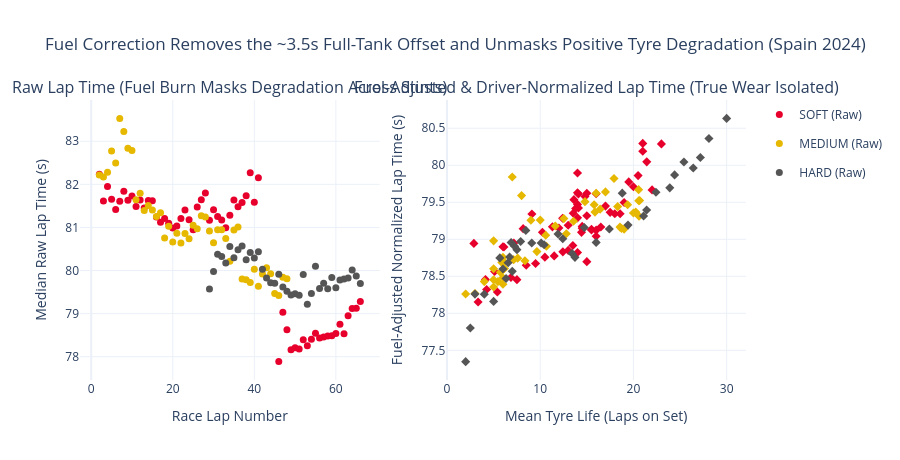

Here is the notebook cell this chart was saved with:
### Code cell
# Compare Raw LapTimeSeconds vs FuelAdjustedLapTime across race progress (Spain 2024 example)
spain_df = clean_df[clean_df["Circuit"] == "Spain"].copy()
spain_lap_medians = (
    spain_df.groupby(["LapNumber", "Compound"], as_index=False)
    .agg(
        RawLapMedian=("LapTimeSeconds", "median"),
        FuelAdjMedian=("CircuitNormalizedLapTime", "median"),
        MeanTyreLife=("TyreLife", "mean"),
    )
)

fig_fuel = make_subplots(
    rows=1,
    cols=2,
    subplot_titles=(
        "Raw Lap Time (Fuel Burn Masks Degradation Across Stints)",
        "Fuel-Adjusted & Driver-Normalized Lap Time (True Wear Isolated)",
    ),
    shared_yaxes=False,
)

for comp in ["SOFT", "MEDIUM", "HARD"]:
    sub = spain_lap_medians[spain_lap_medians["Compound"] == comp]
    fig_fuel.add_trace(
        go.Scatter(
            x=sub["LapNumber"],
            y=sub["RawLapMedian"],
            mode="markers",
            name=f"{comp} (Raw)",
            marker=dict(color=COMPOUND_COLORS[comp], size=7),
            legendgroup=comp,
        ),
        row=1,
        col=1,
    )
    fig_fuel.add_trace(
        go.Scatter(
            x=sub["MeanTyreLife"],
            y=sub["FuelAdjMedian"],
            mode="markers",
            name=f"{comp} (Fuel-Adj)",
            marker=dict(color=COMPOUND_COLORS[comp], size=7, symbol="diamond"),
            legendgroup=comp,
            showlegend=False,
        ),
        row=1,
        col=2,
    )

fig_fuel.update_xaxes(title_text="Race Lap Number", row=1, col=1)
fig_fuel.update_yaxes(title_text="Median Raw Lap Time (s)", row=1, col=1)
fig_fuel.update_xaxes(title_text="Mean Tyre Life (Laps on Set)", row=1, col=2)
fig_fuel.update_yaxes(title_text="Fuel-Adjusted Normalized Lap Time (s)", row=1, col=2)
fig_fuel.update_layout(
    title_text="Fuel Correction Removes the ~3.5s Full-Tank Offset and Unmasks Positive Tyre Degradation (Spain 2024)",
    template="plotly_white",
    height=460,
)
fig_fuel.show()

### Figure 1 — Plotly figure (JSON) as saved in the notebook; plotly's stock layout.template omitted (floating-point values rounded to 4 significant figures)
{"data": [{"legendgroup": "SOFT", "marker": {"color": "#E8002D", "size": 7}, "mode": "markers", "name": "SOFT (Raw)", "type": "scatter", "x": [2, 3, 4, 5, 6, 7, 8, 9, 10, 11, 12, 13, 14, 15, 16, 17, 18, 19, 20, 21, 22, 23, 24, 25, 26, 27, 28, 29, 30, 31, 32, 33, 34, 35, 36, 37, 38, 39, 40, 41, 46, 47, 48, 49, 50, 51, 52, 53, 54, 55, 56, 57, 58, 59, 60, 61, 62, 63, 64, 65, 66], "xaxis": "x", "y": [82.23, 81.62, 81.95, 81.66, 81.41, 81.61, 81.84, 81.63, 81.73, 81.49, 81.64, 81.45, 81.62, 81.62, 81.24, 81.12, 81.21, 81.1, 80.99, 81.03, 81.2, 81.4, 81.18, 80.94, 81.48, 81.64, 81.8, 81.17, 81.41, 81.25, 81.17, 80.99, 81.28, 81.64, 81.48, 81.58, 81.74, 82.27, 81.59, 82.16, 77.89, 79.03, 78.63, 78.16, 78.21, 78.18, 78.4, 78.26, 78.41, 78.55, 78.43, 78.46, 78.48, 78.49, 78.54, 78.75, 78.53, 78.95, 79.12, 79.12, 79.28], "yaxis": "y"}, {"legendgroup": "SOFT", "marker": {"color": "#E8002D", "size": 7, "symbol": "diamond"}, "mode": "markers", "name": "SOFT (Fuel-Adj)", "showlegend": false, "type": "scatter", "x": [2.882, 4.125, 5.105, 6.105, 7.167, 8.167, 9.105, 10.24, 11.31, 12.4, 13.62, 13.54, 14.1, 14.1, 14.5, 14.0, 15.5, 16.0, 14.5, 13.8, 14.8, 14.0, 12.0, 13.0, 14.0, 15.0, 14.0, 15.0, 16.0, 13.0, 14.0, 15.0, 16.0, 17.0, 18.0, 19.0, 20.0, 21.0, 22.0, 23.0, 3.333, 4.25, 6.0, 5.4, 6.857, 7.5, 8.5, 9.5, 10.5, 11.5, 12.43, 13.5, 14.43, 15.5, 16.5, 17.5, 18.57, 19.5, 20.5, 21.43, 21.0], "xaxis": "x2", "y": [78.94, 78.46, 78.57, 78.9, 78.95, 79.14, 79.34, 79.1, 79.17, 79.28, 79.53, 79.35, 79.61, 79.42, 79.15, 79.29, 79.12, 79.12, 79.17, 79.41, 79.58, 79.63, 79.15, 79.19, 79.47, 79.62, 79.89, 79.32, 79.62, 78.85, 78.82, 78.7, 79.04, 79.45, 79.34, 79.5, 79.71, 80.3, 79.67, 80.29, 78.15, 78.32, 78.9, 78.29, 78.48, 78.45, 78.65, 78.67, 78.76, 78.78, 78.83, 78.92, 79.09, 79.14, 79.17, 79.36, 79.34, 79.77, 79.86, 80.05, 80.19], "yaxis": "y2"}, {"legendgroup": "MEDIUM", "marker": {"color": "#E6B800", "size": 7}, "mode": "markers", "name": "MEDIUM (Raw)", "type": "scatter", "x": [2, 3, 4, 5, 6, 7, 8, 9, 10, 11, 12, 13, 14, 15, 16, 17, 18, 19, 20, 21, 22, 23, 24, 25, 26, 27, 28, 29, 30, 31, 32, 33, 34, 35, 36, 37, 38, 39, 40, 41, 42, 43, 44, 45, 46, 47, 48], "xaxis": "x", "y": [82.22, 82.17, 82.28, 82.78, 82.5, 83.53, 83.22, 82.84, 82.79, 81.64, 81.79, 81.39, 81.51, 81.41, 81.25, 81.34, 80.76, 81.03, 80.66, 80.87, 80.64, 80.86, 80.74, 81.05, 80.97, 81.27, 81.24, 80.92, 80.64, 80.94, 80.95, 80.74, 80.22, 80.94, 81.01, 79.8, 79.78, 79.72, 80.03, 79.63, 79.92, 80.07, 79.92, 79.47, 79.42, 79.85, 79.81], "yaxis": "y"}, {"legendgroup": "MEDIUM", "marker": {"color": "#E6B800", "size": 7, "symbol": "diamond"}, "mode": "markers", "name": "MEDIUM (Fuel-Adj)", "showlegend": false, "type": "scatter", "x": [2.0, 3.0, 4.0, 5.0, 6.0, 7.0, 8.0, 9.0, 10.0, 5.0, 5.0, 6.0, 6.0, 6.167, 5.875, 6.111, 5.0, 5.462, 5.727, 7.143, 7.583, 8.357, 9.643, 10.67, 10.59, 11.62, 12.53, 12.8, 13.57, 14.8, 15.79, 15.88, 16.43, 17.92, 18.31, 18.73, 18.56, 19.38, 20.56, 20.25, 20.57, 20.67, 20.6, 19.0, 20.0, 16.0, 17.0], "xaxis": "x2", "y": [78.26, 78.27, 78.43, 78.98, 78.76, 79.84, 79.59, 79.26, 79.26, 78.45, 78.6, 78.39, 78.48, 78.61, 78.69, 78.7, 78.35, 78.43, 78.55, 78.72, 78.74, 78.71, 78.83, 78.91, 79.05, 79.18, 79.28, 79.07, 79.24, 79.51, 79.47, 79.37, 79.41, 79.82, 79.44, 79.15, 79.16, 79.47, 79.67, 79.37, 79.52, 79.52, 79.31, 79.14, 79.35, 79.62, 79.64], "yaxis": "y2"}, {"legendgroup": "HARD", "marker": {"color": "#555555", "size": 7}, "mode": "markers", "name": "HARD (Raw)", "type": "scatter", "x": [29, 30, 31, 32, 33, 34, 35, 36, 37, 38, 39, 40, 41, 42, 43, 44, 45, 46, 47, 48, 49, 50, 51, 52, 53, 54, 55, 56, 57, 58, 59, 60, 61, 62, 63, 64, 65, 66], "xaxis": "x", "y": [79.57, 79.97, 80.38, 80.32, 80.17, 80.56, 80.3, 80.48, 80.57, 80.25, 80.42, 80.29, 80.43, 80.03, 79.83, 79.71, 79.71, 79.91, 79.62, 79.52, 79.44, 79.46, 79.43, 79.91, 79.22, 79.47, 80.1, 79.58, 79.7, 79.58, 79.84, 79.6, 79.78, 79.81, 79.83, 80.01, 79.87, 79.7], "yaxis": "y"}, {"legendgroup": "HARD", "marker": {"color": "#555555", "size": 7, "symbol": "diamond"}, "mode": "markers", "name": "HARD (Fuel-Adj)", "showlegend": false, "type": "scatter", "x": [2.0, 2.5, 3.0, 4.0, 5.0, 6.0, 7.0, 5.667, 7.5, 6.333, 6.714, 6.556, 6.875, 7.25, 8.455, 7.9, 9.091, 10.1, 10.42, 11.91, 12.42, 13.42, 13.73, 14.73, 16.0, 17.42, 18.8, 19.42, 21.09, 21.42, 22.42, 23.9, 24.42, 25.42, 26.42, 27.18, 28.1, 30.0], "xaxis": "x2", "y": [77.35, 77.8, 78.26, 78.26, 78.16, 78.6, 78.57, 78.75, 78.86, 78.47, 78.76, 78.68, 78.96, 78.91, 79.12, 78.97, 78.95, 78.95, 78.93, 79.07, 79.01, 78.81, 78.76, 79.16, 78.96, 79.14, 79.62, 79.19, 79.31, 79.4, 79.64, 79.69, 79.87, 80.04, 79.96, 80.1, 80.36, 80.63], "yaxis": "y2"}], "layout": {"annotations": [{"font": {"size": 16}, "showarrow": false, "text": "Raw Lap Time (Fuel Burn Masks Degradation Across Stints)", "x": 0.225, "xanchor": "center", "xref": "paper", "y": 1.0, "yanchor": "bottom", "yref": "paper"}, {"font": {"size": 16}, "showarrow": false, "text": "Fuel-Adjusted & Driver-Normalized Lap Time (True Wear Isolated)", "x": 0.775, "xanchor": "center", "xref": "paper", "y": 1.0, "yanchor": "bottom", "yref": "paper"}], "height": 460, "title": {"text": "Fuel Correction Removes the ~3.5s Full-Tank Offset and Unmasks Positive Tyre Degradation (Spain 2024)"}, "xaxis": {"anchor": "y", "domain": [0.0, 0.45], "title": {"text": "Race Lap Number"}}, "xaxis2": {"anchor": "y2", "domain": [0.55, 1.0], "title": {"text": "Mean Tyre Life (Laps on Set)"}}, "yaxis": {"anchor": "x", "domain": [0.0, 1.0], "title": {"text": "Median Raw Lap Time (s)"}}, "yaxis2": {"anchor": "x2", "domain": [0.0, 1.0], "title": {"text": "Fuel-Adjusted Normalized Lap Time (s)"}}}}
